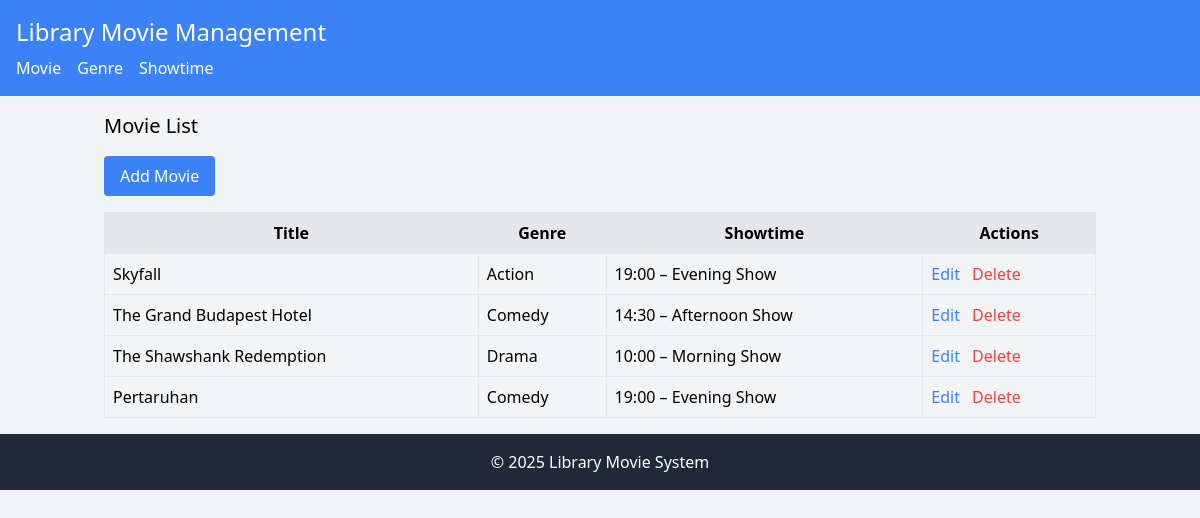
The page / on the database its author committed.
### tables this page shows
CREATE TABLE `movie` (
  `id` int(11) NOT NULL,
  `title` varchar(100) NOT NULL,
  `genre_id` int(11) NOT NULL,
  `showtime_id` int(11) NOT NULL
);

CREATE TABLE `genre` (
  `id` int(11) NOT NULL,
  `name` varchar(50) NOT NULL
);

CREATE TABLE `showtime` (
  `id` int(11) NOT NULL,
  `time` time NOT NULL,
  `description` varchar(50) DEFAULT NULL
);

### model/Movie.php (called while the page is built, shortened)
<?php
require_once 'config/Database.php';
class Movie {
    private $conn;
    private $table = 'movie';
    public function __construct() {
        $database = new Database();
        $this->conn = $database->getConnection();
    }
    public function getAll() {
        $query = "SELECT m.id, m.title, g.name AS genre_name,
                         sh.time AS showtime_time, sh.description AS showtime_desc
                  FROM " . $this->table . " m
                  JOIN genre g ON m.genre_id = g.id
                  JOIN showtime sh ON m.showtime_id = sh.id";
        $stmt = $this->conn->prepare($query);
        $stmt->execute();
        return $stmt->fetchAll(PDO::FETCH_ASSOC);
    }
}
?>

### config/Database.php (called while the page is built, shortened)
<?php
class Database {
    private $host = "localhost";
    private $username = "root";
    private $password = "";
    private $database = "cinema";
    public function getConnection() {
        $this->conn = null;
        try {
            $this->conn = new PDO("mysql:host=" . $this->host . ";dbname=" . $this->database, $this->username, $this->password);
            $this->conn->setAttribute(PDO::ATTR_ERRMODE, PDO::ERRMODE_EXCEPTION);
        } catch(PDOException $e) {
            echo "Connection error: " . $e->getMessage();
        }
        return $this->conn;
    }
}
?>

### model/Genre.php (called while the page is built, shortened)
<?php
require_once 'config/Database.php';
class Genre {
    public function __construct() {
        $database = new Database();
    }
}
?>

### model/Showtime.php (called while the page is built, shortened)
<?php
require_once 'config/Database.php';
class Showtime {
    public function __construct() {
        $database = new Database();
    }
}
?>

### viewmodel/MovieViewModel.php (called while the page is built, shortened)
<?php
require_once 'model/Movie.php';
require_once 'model/Genre.php';
require_once 'model/Showtime.php';
class MovieViewModel {
    private $movie;
    public function __construct() {
        $this->movie = new Movie();
    }
    public function getMovieList() {
        return $this->movie->getAll();
    }
}
?>

### views/movie_list.php (the view)
<?php
require_once 'views/template/header.php';
?>
<h2 class="text-xl mb-4">Movie List</h2>
<a href="index.php?entity=movie&action=add" class="bg-blue-500 text-white px-4 py-2 rounded mb-4 inline-block">Add Movie</a>
<table class="w-full border">
    <tr class="bg-gray-200">
        <th class="border p-2">Title</th>
        <th class="border p-2">Genre</th>
        <th class="border p-2">Showtime</th>
        <th class="border p-2">Actions</th>
    </tr>
    <?php foreach ($movieList as $movie): ?>
    <tr>
        <td class="border p-2"><?php echo htmlspecialchars($movie['title']); ?></td>
        <td class="border p-2"><?php echo htmlspecialchars($movie['genre_name']); ?></td>
        <td class="border p-2">
            <?php
                echo date('H:i', strtotime($movie['showtime_time']))
                     . ' – '
                     . htmlspecialchars($movie['showtime_desc']);
            ?>
        </td>
        <td class="border p-2">
            <a href="index.php?entity=movie&action=edit&id=<?php echo $movie['id']; ?>" class="text-blue-500">Edit</a>
            <a href="index.php?entity=movie&action=delete&id=<?php echo $movie['id']; ?>" class="text-red-500 ml-2" onclick="return confirm('Are you sure?');">Delete</a>
        </td>
    </tr>
    <?php endforeach; ?>
</table>
<?php
require_once 'views/template/footer.php';
?>

### index.php (shortened to what this page needs)
<?php
require_once 'viewmodel/MovieViewModel.php';
$entity = isset($_GET['entity']) ? $_GET['entity'] : 'movie';
$action = isset($_GET['action']) ? $_GET['action'] : 'list';
if ($entity == 'movie') {
    $viewModel = new MovieViewModel();
    if ($action == 'list') {
        $movieList = $viewModel->getMovieList();
        require_once 'views/movie_list.php';
    } elseif ($action == 'add') {
        $genres = $viewModel->getGenres();
        $showtimes = $viewModel->getShowtimes();
        require_once 'views/movie_form.php';
    } elseif ($action == 'edit') {
        $movie = $viewModel->getMovieById($_GET['id']);
        $genres = $viewModel->getGenres();
        $showtimes = $viewModel->getShowtimes();
        require_once 'views/movie_form.php';
    } elseif ($action == 'save') {
        $viewModel->addMovie($_POST['title'], $_POST['genre_id'], $_POST['showtime_id']);
        header('Location: index.php?entity=movie');
    } elseif ($action == 'update') {
        $viewModel->updateMovie($_GET['id'], $_POST['title'], $_POST['genre_id'], $_POST['showtime_id']);
        header('Location: index.php?entity=movie');
    } elseif ($action == 'delete') {
        $viewModel->deleteMovie($_GET['id']);
        header('Location: index.php?entity=movie');
    }
}
?>

### views/template/header.php (shortened to what this page needs)
<!DOCTYPE html>
<html>
<head>
    <link href="https://cdn.jsdelivr.net/npm/tailwindcss@2.2.19/dist/tailwind.min.css" rel="stylesheet">
</head>
<body class="bg-gray-100">
    <nav class="bg-blue-500 p-4 text-white">
        <h1 class="text-2xl">Library Movie Management</h1>
        <ul class="flex space-x-4 mt-2">
            <li><a href="index.php?entity=movie" class="hover:underline">Movie</a></li>
            <li><a href="index.php?entity=genre" class="hover:underline">Genre</a></li>
            <li><a href="index.php?entity=showtime" class="hover:underline">Showtime</a></li>
        </ul>
    </nav>
    <div class="container mx-auto p-4">

### views/template/footer.php
</div>
    <footer class="bg-gray-800 text-white p-4 text-center">
        <p>&copy; 2025 Library Movie System</p>
    </footer>
</body>
</html>

### rows shown on the page
movie: title "Skyfall", genre.name "Action", showtime.time "19:00", showtime.description "Evening Show"
movie: title "The Grand Budapest Hotel", genre.name "Comedy", showtime.time "14:30", showtime.description "Afternoon Show"
movie: title "The Shawshank Redemption", genre.name "Drama", showtime.time "10:00", showtime.description "Morning Show"
movie: title "Pertaruhan", genre.name "Comedy", showtime.time "19:00", showtime.description "Evening Show"
